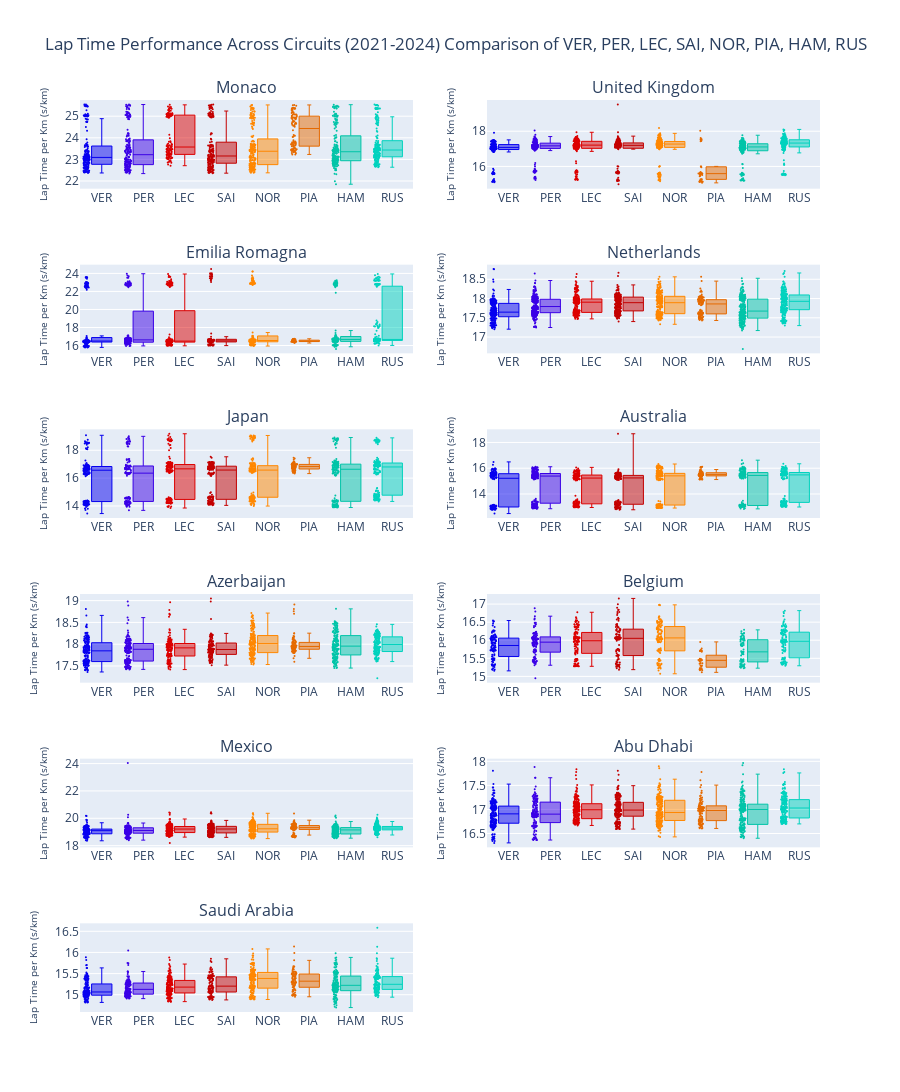

The code cell stored with this chart in its notebook:
### Code cell
drivers_to_graphs = ['VER', 'PER', 'LEC','SAI', 'NOR', 'PIA','HAM', 'RUS']
driver_str = ", ".join(drivers_to_graphs)

def create_subplot_boxplots(df):
    unique_circuits = df['Circuit'].unique()
    rows = (len(unique_circuits) + 1) // 2  # Calculate number of rows needed
    
    fig = make_subplots(
        rows=rows, 
        cols=2, 
        subplot_titles=[gp_names.get(circuit, circuit) for circuit in unique_circuits]
    )
    
    for i, circuit in enumerate(unique_circuits):
        row = i // 2 + 1
        col = i % 2 + 1
        
        for driver in drivers_to_graphs:
            circuit_driver_data = df[(df['Circuit'] == circuit) & (df['Driver'] == driver)]
            
            fig.add_trace(
                go.Box(
                    y=circuit_driver_data['LapTimePerKm'].values,
                    name=driver,
                    marker_color=palette.get(driver),
                    boxpoints='all',
                    jitter=0.3,
                    whiskerwidth=0.2,
                    marker_size=2,
                    line_width=1
                ),
                row=row, 
                col=col
            )
        
    fig.update_layout(
        height=300 * rows,  # Adjust height based on number of rows
        title_text=f"Lap Time Performance Across Circuits (2021-2024)\nComparison of {driver_str}",
        showlegend=False
    )
    
    fig.update_yaxes(title_text='Lap Time per Km (s/km)', 
                     title_font = dict(
                         size = 10
                     ))
    
    return fig

x = create_subplot_boxplots(df)
x.show()
x.write_image(f"Lap Performance Across 2021-2024 - {driver_str}.png", scale=6, width=1000, height=1600)
